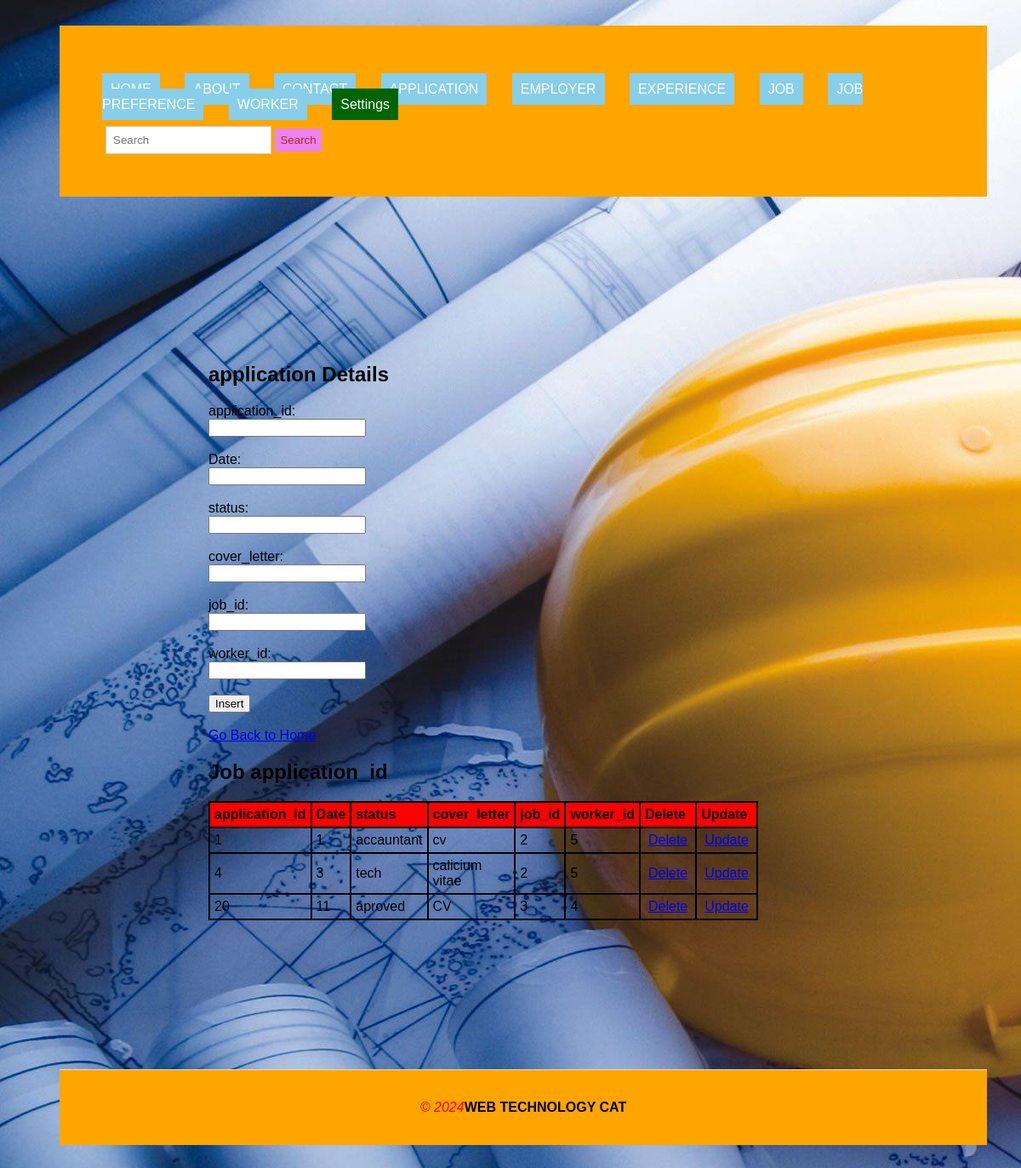
/ishimwe/application.PHP, run on the app's committed database.
### tables this page shows
CREATE TABLE `application` (
  `application_id` int(11) NOT NULL,
  `Date` int(11) DEFAULT NULL,
  `status` varchar(250) DEFAULT NULL,
  `cover_letter` varchar(250) DEFAULT NULL,
  `job_id` int(11) DEFAULT NULL,
  `worker_id` varchar(255) DEFAULT NULL
);

### ishimwe/application.PHP (the view, shortened to what this page needs)
<!DOCTYPE html>
<html lang="en">
<head>
  <link rel="stylesheet" type="text/css" href="style.css" title="style 1" media="screen, tv, projection, handheld, print"/>
</head>
<header>
<body style="background-image: url('./image/hp.jpg');">
<body style="background-image: url('.pic.jpeg');">
  <ul style="list-style-type: none; padding: 0;">
    <li style="display: inline; margin-right: 10px;"><a href="./home.html" style="padding: 10px; color: white; background-color: skyblue; text-decoration: none; margin-right: 15px;">HOME</a></li>
    <li style="display: inline; margin-right: 10px;"><a href="./about.html" style="padding: 10px; color: white; background-color: skyblue; text-decoration: none; margin-right: 15px;">ABOUT</a></li>
    <li style="display: inline; margin-right: 10px;"><a href="./contact.html" style="padding: 10px; color: white; background-color: skyblue; text-decoration: none; margin-right: 15px;">CONTACT</a></li>
    <li style="display: inline; margin-right: 10px;"><a href="./application.php" style="padding: 10px; color: white; background-color: skyblue; text-decoration: none; margin-right: 15px;">APPLICATION</a></li>
    <li style="display: inline; margin-right: 10px;"><a href="./employer.php" style="padding: 10px; color: white; background-color: skyblue; text-decoration: none; margin-right: 15px;">EMPLOYER</a></li>
    <li style="display: inline; margin-right: 10px;"><a href="./experience.php" style="padding: 10px; color: white; background-color: skyblue; text-decoration: none; margin-right: 15px;">EXPERIENCE</a></li>
    <li style="display: inline; margin-right: 10px;"><a href="./job.php" style="padding: 10px; color: white; background-color: skyblue; text-decoration: none; margin-right: 15px;">JOB</a></li>
    <li style="display: inline; margin-right: 10px;"><a href="./jobpreference.php" style="padding: 10px; color: white; background-color: skyblue; text-decoration: none; margin-right: 15px;">JOB PREFERENCE</a></li>
    <li style="display: inline; margin-right: 10px;"><a href="./worker.php" style="padding: 10px; color: white; background-color: skyblue; text-decoration: none; margin-right: 15px;">WORKER</a></li>
    <li class="dropdown" style="display: inline; margin-right: 10px;">
      <a href="#" style="padding: 10px; color: white; background-color: darkgreen; text-decoration: none; margin-right: 15px;">Settings</a>
    </li>
  </ul>
  <form class="d-flex" role="search" action="search.php">
    <input class="form-control me-2" type="search" placeholder="Search" aria-label="Search" name="query">
    <button class="btn btn-outline-success" type="submit">Search</button>
  </form>
</header>
<section>
<body>
    <h1>application Details</h1>
     <form method="post" onsubmit="return confirmInsert();">
        <label for="application_id">application_id:</label><br>
        <input type="text" id="application_id" name="application_id"><br><br>
        <label for="Date">Date:</label><br>
        <input type="text" id="Date" name="Date"><br><br>
        <label for="status">status:</label><br>
        <input type="text" id="status" name="status"><br><br>
        <label for="cover_letter">cover_letter:</label><br>
        <input type="text" id="cover_letter" name="cover_letter"><br><br>
        <label for="job_id">job_id:</label><br>
        <input type="Number" id="job_id" name="job_id"><br><br>
        <label for="worker_id">worker_id:</label><br>
        <input type="Number" id="worker_id" name="worker_id"><br><br>
        <input type="submit" name="insert" value="Insert"><br><br>
        <a href="./home.html">Go Back to Home</a>
       </form>
<?php
    $host = "localhost";
    $user = "murara";
    $pass = "222005870";
    $database = "workers_for_constructions";
    $connection = new mysqli($host, $user, $pass, $database);
?>
<h2>Job application_id</h2>
<table>
    <tr>
        <th>application_id</th>
        <th>Date </th>
        <th>status</th>
        <th>cover_letter</th>
        <th>job_id</th>
        <th>worker_id</th>
        <th>Delete</th>
        <th>Update</th>
    </tr>
    <?php
    $sql = "SELECT * FROM application";
    $result = $connection->query($sql);
    if ($result->num_rows > 0) {
        while ($row = $result->fetch_assoc()) {
            echo "<tr>
                <td>" . $row["application_id"] . "</td>
                <td>" . $row["Date"] . "</td>
                <td>" . $row["status"] . "</td>
                <td>" . $row["cover_letter"] . "</td>
                <td>" . $row["job_id"] . "</td>
                <td>" . $row["worker_id"] . "</td>
                <td><a style='padding:4px' href='delete_application.php?application_id=" . $row["application_id"] . "'>Delete</a></td>
                <td><a style='padding:4px' href='update_application.php?application_id=" . $row["application_id"] . "'>Update</a></td>
            </tr>";
        }
    } else {
        echo "<tr><td colspan='8'>No data found</td></tr>";
    }
    ?>
</table>
   </body>
</section>
   <footer>
  <marquee><i style="color: red;">&copy; 2024</i><b>WEB TECHNOLOGY CAT</b></marquee>
  </footer>
</body>
</html>

### ishimwe/style.css (style rules this page uses)
body { font-family: Arial, sans-serif; margin: 0; padding: 0; }
.form-control { padding: 8px; margin-left: 4px; border: 1px solid #ccc; }
.btn { padding: 6px; background-color: violet; color: brown; border: none; }
.dropdown { position: relative; display: inline; margin-right: 10px; }
body { font-family: Arial,sans-serif; margin:0; padding:0; }
header { background-color:orange; padding: 20px; }
footer { text-align: center; padding: 15px; background-color:orange; }
.dropdown { position: right; display:right; direction:rtl; }
section { padding:28px; border-bottom: 1px solid #ddd; }

### ishimwe/application.PHP (style rules this page uses)
table { width: 50%; border-collapse: collapse; }
th, td { border: 2px solid black; padding: 5px; text-align: left; }
th { background-color: red; }
body { background-color: lightskyblue; margin: 30px 40px 50px 70px; }
.dropdown { position: relative; display: inline; margin-right: 10px; }
header { background-color:orange; padding: 50px; }
section { padding:175px; border-bottom: 1px solid #ddd; }
footer { text-align: center; padding: 35px; background-color:orange; }

### data on the page
application: application_id "1", Date "1", status "accauntant", cover_letter "cv", job "2", worker "5"
application: application_id "4", Date "3", status "tech", cover_letter "calicium vitae", job "2", worker "5"
application: application_id "20", Date "11", status "aproved", cover_letter "CV", job "3", worker "4"
